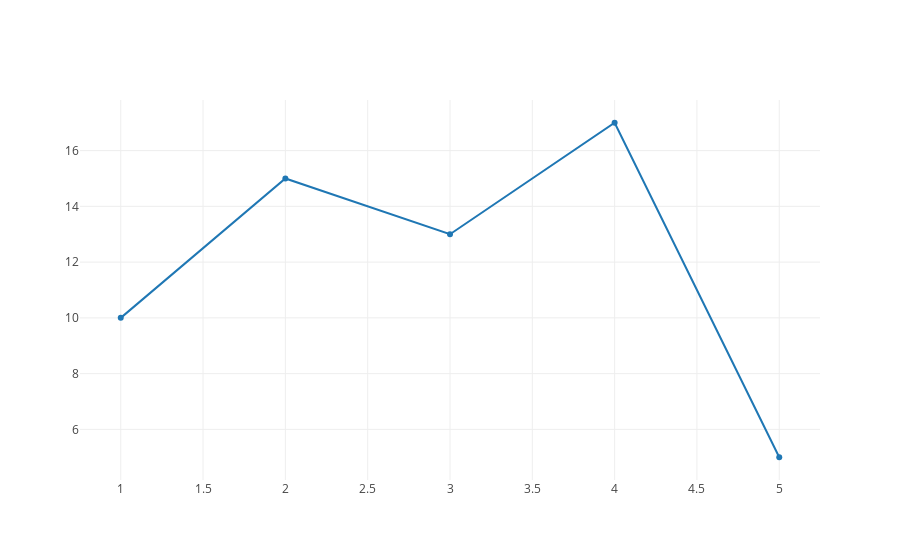

The cell this chart's notebook holds for it:
### Markdown cell above
- **minimum example**

### Code cell
x=[1, 2, 3, 4, 5]
y=[10, 15, 13, 17, 5]

trace = go.Scatter(x=x, y=y)

iplot([trace])

### Figure 1 — Plotly figure (JSON) as saved in the notebook; plotly's stock layout.template omitted (floating-point values rounded to 4 significant figures)
{"data": [{"type": "scatter", "uid": "6b5c92df-a61b-4f8f-ba2e-c0018b9959ab", "x": [1, 2, 3, 4, 5], "y": [10, 15, 13, 17, 5]}], "layout": {"autosize": true, "xaxis": {"autorange": true, "range": [0.7608, 5.239], "type": "linear"}, "yaxis": {"autorange": true, "range": [4.133, 17.87], "type": "linear"}}}
